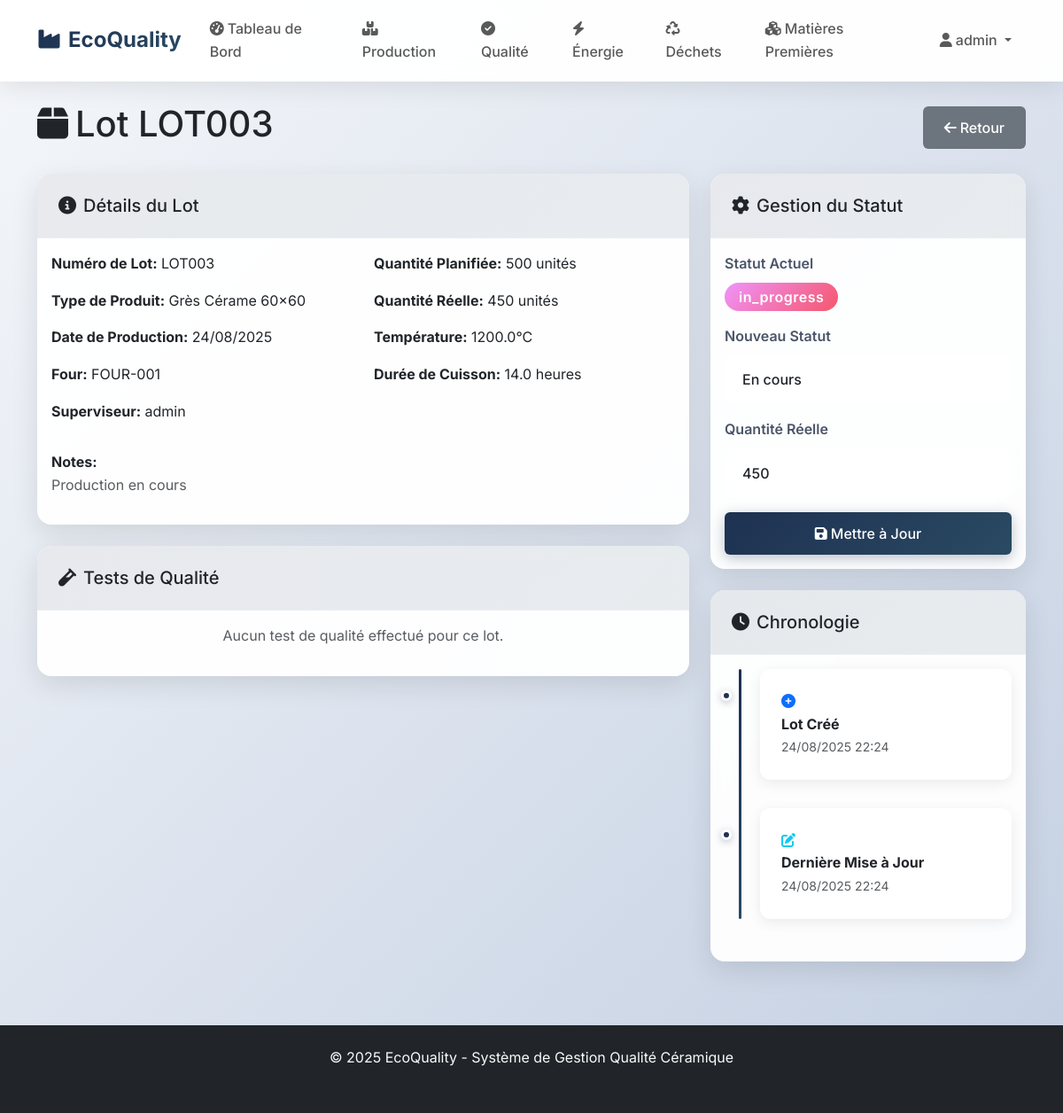
The app's page /production/4 (signed in) with its own data.
### models.py (models this page shows, shortened)
class User(UserMixin, db.Model):
    id = db.Column(db.Integer, primary_key=True)
    username = db.Column(db.String(64), unique=True, nullable=False)
    email = db.Column(db.String(120), unique=True, nullable=False)
    password_hash = db.Column(db.String(256), nullable=False)
    role = db.Column(db.String(50), nullable=False, default='Operator')
    created_at = db.Column(db.DateTime, default=datetime.utcnow)
    is_active = db.Column(db.Boolean, default=True)

class ProductionBatch(db.Model):
    id = db.Column(db.Integer, primary_key=True)
    lot_number = db.Column(db.String(50), unique=True, nullable=False)
    product_type = db.Column(db.String(100), nullable=False)
    planned_quantity = db.Column(db.Integer, nullable=False)
    actual_quantity = db.Column(db.Integer, default=0)
    production_date = db.Column(db.Date, nullable=False)
    kiln_number = db.Column(db.String(20), nullable=False)
    kiln_temperature = db.Column(db.Float)
    firing_duration = db.Column(db.Float)
    status = db.Column(db.String(20), default='planned')  # planned, in_progress, completed, approved, rejected
    supervisor_id = db.Column(db.Integer, db.ForeignKey('user.id'))
    created_at = db.Column(db.DateTime, default=datetime.utcnow)
    updated_at = db.Column(db.DateTime, default=datetime.utcnow, onupdate=datetime.utcnow)
    notes = db.Column(db.Text)
    supervisor = db.relationship('User', backref='supervised_batches')

### routes.py (the view)
@app.route('/production/<int:batch_id>')
@login_required
def view_batch(batch_id):
    batch = ProductionBatch.query.get_or_404(batch_id)
    return render_template('production/view_batch.html', batch=batch)

### templates/production/view_batch.html (shortened to what this page needs)
{% extends "base.html" %}
{% block content %}
<div class="container py-4">
    <div class="d-flex justify-content-between align-items-center mb-4">
        <h1><i class="fas fa-box me-2"></i>Lot {{ batch.lot_number }}</h1>
        <div>
            <a href="{{ url_for('production_index') }}" class="btn btn-secondary">
                <i class="fas fa-arrow-left me-1"></i>Retour
            </a>
        </div>
    </div>
    <div class="row">
        <div class="col-md-8">
            <div class="card mb-4">
                <div class="card-header">
                    <h5 class="mb-0"><i class="fas fa-info-circle me-2"></i>Détails du Lot</h5>
                </div>
                <div class="card-body">
                    <div class="row">
                        <div class="col-md-6">
                            <p><strong>Numéro de Lot:</strong> {{ batch.lot_number }}</p>
                            <p><strong>Type de Produit:</strong> {{ batch.product_type }}</p>
                            <p><strong>Date de Production:</strong> {{ batch.production_date.strftime('%d/%m/%Y') }}</p>
                            <p><strong>Four:</strong> {{ batch.kiln_number }}</p>
                            {% if batch.supervisor %}
                                <p><strong>Superviseur:</strong> {{ batch.supervisor.username }}</p>
                            {% endif %}
                        </div>
                        <div class="col-md-6">
                            <p><strong>Quantité Planifiée:</strong> {{ batch.planned_quantity }} unités</p>
                            <p><strong>Quantité Réelle:</strong> {{ batch.actual_quantity or 0 }} unités</p>
                            {% if batch.kiln_temperature %}
                                <p><strong>Température:</strong> {{ batch.kiln_temperature }}°C</p>
                            {% endif %}
                            {% if batch.firing_duration %}
                                <p><strong>Durée de Cuisson:</strong> {{ batch.firing_duration }} heures</p>
                            {% endif %}
                        </div>
                    </div>
                    {% if batch.notes %}
                        <div class="mt-3">
                            <strong>Notes:</strong>
                            <p class="text-muted">{{ batch.notes }}</p>
                        </div>
                    {% endif %}
                </div>
            </div>
            <div class="card">
                <div class="card-header">
                    <h5 class="mb-0"><i class="fas fa-vial me-2"></i>Tests de Qualité</h5>
                </div>
                <div class="card-body">
                    {% if batch.quality_tests %}
                        <div class="table-responsive">
                            <table class="table table-hover">
                                <thead>
                                    <tr>
                                        <th>Type de Test</th>
                                        <th>Date</th>
                                        <th>Technicien</th>
                                        <th>Résultat</th>
                                        <th>Actions</th>
                                    </tr>
                                </thead>
                                <tbody>
                                    {% for test in batch.quality_tests %}
                                        <tr>
                                            <td>{{ test.test_type }}</td>
                                            <td>{{ test.test_date.strftime('%d/%m/%Y') }}</td>
                                            <td>{{ test.technician.username }}</td>
                                            <td>
                                                <span class="badge bg-{% if test.result == 'pass' %}success{% else %}danger{% endif %}">
                                                    {{ test.result }}
                                                </span>
                                            </td>
                                            <td>
                                                <a href="{{ url_for('view_test', test_id=test.id) }}" class="btn btn-sm btn-outline-primary">
                                                    <i class="fas fa-eye"></i>
                                                </a>
                                            </td>
                                        </tr>
                                    {% endfor %}
                                </tbody>
                            </table>
                        </div>
                    {% else %}
                        <p class="text-muted text-center">Aucun test de qualité effectué pour ce lot.</p>
                    {% endif %}
                </div>
            </div>
        </div>
        <div class="col-md-4">
            <div class="card mb-4">
                <div class="card-header">
                    <h5 class="mb-0"><i class="fas fa-cog me-2"></i>Gestion du Statut</h5>
                </div>
                <div class="card-body">
                    <div class="mb-3">
                        <label class="form-label">Statut Actuel</label>
                        <div>
                            <span class="badge bg-{% if batch.status == 'approved' %}success{% elif batch.status == 'completed' %}info{% elif batch.status == 'in_progress' %}warning{% elif batch.status == 'rejected' %}danger{% else %}secondary{% endif %} fs-6">
                                {{ batch.status }}
                            </span>
                        </div>
                    </div>
                    <form method="POST" action="{{ url_for('update_batch_status', batch_id=batch.id) }}">
                        <div class="mb-3">
                            <label for="status" class="form-label">Nouveau Statut</label>
                            <select class="form-select" id="status" name="status" required>
                                <option value="in_progress" {% if batch.status == 'in_progress' %}selected{% endif %}>En cours</option>
                            </select>
                        </div>
                        <div class="mb-3">
                            <label for="actual_quantity" class="form-label">Quantité Réelle</label>
                            <input type="number" class="form-control" id="actual_quantity"
                                   name="actual_quantity" value="{{ batch.actual_quantity or '' }}" min="0">
                        </div>
                        <div class="d-grid">
                            <button type="submit" class="btn btn-primary">
                                <i class="fas fa-save me-1"></i>Mettre à Jour
                            </button>
                        </div>
                    </form>
                </div>
            </div>
            <div class="card">
                <div class="card-header">
                    <h5 class="mb-0"><i class="fas fa-clock me-2"></i>Chronologie</h5>
                </div>
                <div class="card-body">
                    <div class="timeline">
                        <div class="timeline-item">
                            <i class="fas fa-plus-circle text-primary"></i>
                            <div class="timeline-content">
                                <strong>Lot Créé</strong><br>
                                <small class="text-muted">{{ batch.created_at.strftime('%d/%m/%Y %H:%M') }}</small>
                            </div>
                        </div>
                        {% if batch.updated_at != batch.created_at %}
                            <div class="timeline-item">
                                <i class="fas fa-edit text-info"></i>
                                <div class="timeline-content">
                                    <strong>Dernière Mise à Jour</strong><br>
                                    <small class="text-muted">{{ batch.updated_at.strftime('%d/%m/%Y %H:%M') }}</small>
                                </div>
                            </div>
                        {% endif %}
                    </div>
                </div>
            </div>
        </div>
    </div>
</div>
{% endblock %}

### templates/base.html (shortened to what this page needs)
<!DOCTYPE html>
<html lang="fr">
<head>
    <link href="https://cdn.jsdelivr.net/npm/bootstrap@5.3.2/dist/css/bootstrap.min.css" rel="stylesheet">
    <link href="https://cdnjs.cloudflare.com/ajax/libs/font-awesome/6.4.0/css/all.min.css" rel="stylesheet">
    <link href="{{ url_for('static', filename='css/custom.css') }}" rel="stylesheet">
</head>
<body>
    {% if current_user.is_authenticated %}
    <nav class="navbar navbar-expand-lg navbar-light" style="background: rgba(255, 255, 255, 0.95); backdrop-filter: blur(20px); box-shadow: 0 4px 30px rgba(0, 0, 0, 0.1);">
        <div class="container">
            <a class="navbar-brand fw-bold" href="{{ url_for('dashboard') }}" style="font-size: 1.5rem; background: var(--primary-gradient); -webkit-background-clip: text; -webkit-text-fill-color: transparent; background-clip: text;">
                <i class="fas fa-industry me-2"></i>EcoQuality
            </a>
            <div class="collapse navbar-collapse" id="navbarNav">
                <ul class="navbar-nav me-auto">
                    <li class="nav-item">
                        <a class="nav-link" href="{{ url_for('dashboard') }}">
                            <i class="fas fa-tachometer-alt me-1"></i>Tableau de Bord
                        </a>
                    </li>
                    <li class="nav-item">
                        <a class="nav-link" href="{{ url_for('production_index') }}">
                            <i class="fas fa-boxes me-1"></i>Production
                        </a>
                    </li>
                    <li class="nav-item">
                        <a class="nav-link" href="{{ url_for('quality_index') }}">
                            <i class="fas fa-check-circle me-1"></i>Qualité
                        </a>
                    </li>
                    <li class="nav-item">
                        <a class="nav-link" href="{{ url_for('energy_index') }}">
                            <i class="fas fa-bolt me-1"></i>Énergie
                        </a>
                    </li>
                    <li class="nav-item">
                        <a class="nav-link" href="{{ url_for('waste_index') }}">
                            <i class="fas fa-recycle me-1"></i>Déchets
                        </a>
                    </li>
                    <li class="nav-item">
                        <a class="nav-link" href="{{ url_for('materials_index') }}">
                            <i class="fas fa-cubes me-1"></i>Matières Premières
                        </a>
                    </li>
                </ul>
                <ul class="navbar-nav">
                    <li class="nav-item dropdown">
                        <a class="nav-link dropdown-toggle" href="#" id="navbarDropdown" role="button" data-bs-toggle="dropdown">
                            <i class="fas fa-user me-1"></i>{{ current_user.username }}
                        </a>
                    </li>
                </ul>
            </div>
        </div>
    </nav>
    {% endif %}
    <main>
        {% block content %}{% endblock %}
    </main>
    <footer class="bg-dark text-light py-4 mt-5">
        <div class="container text-center">
            <p class="mb-0">&copy; 2025 EcoQuality - Système de Gestion Qualité Céramique</p>
            <small class="text-muted">Conformité ISO 13006 | Durabilité Environnementale</small>
        </div>
    </footer>
</body>
</html>

### records on screen
User: username "admin", supervisor.username "admin"
ProductionBatch: lot_number "LOT003", product_type "Grès Cérame 60x60", production_date "24/08/2025", kiln_number "FOUR-001", planned_quantity "500", actual_quantity "450", kiln_temperature "1200.0", firing_duration "14.0", notes "Production en cours", status "in_progress", status "En cours", created_at "24/08/2025 22:24", updated_at "24/08/2025 22:24"
